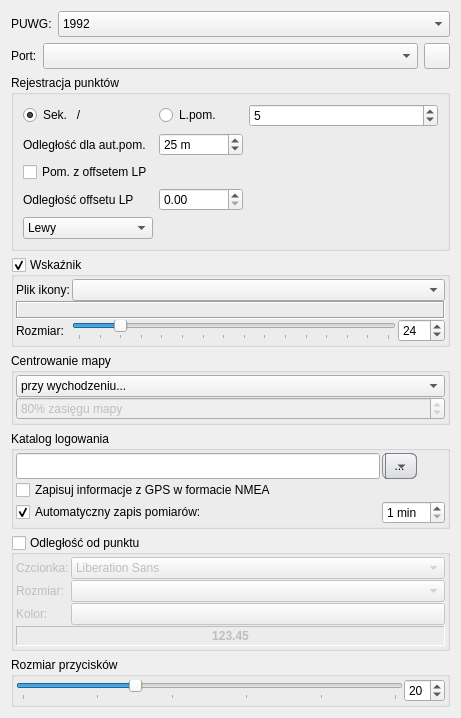
          <widget class="QWidget" name="scrollAreaWidgetContents_2">
           <property name="geometry">
            <rect>
             <x>0</x>
             <y>0</y>
             <width>461</width>
             <height>680</height>
            </rect>
           </property>
           <layout class="QVBoxLayout" name="verticalLayout_3">
            <item>
             <layout class="QHBoxLayout" name="horizontalLayout_2">
              <item>
               <widget class="QLabel" name="lblCRS">
                <property name="sizePolicy">
                 <sizepolicy hsizetype="Maximum" vsizetype="Preferred">
                  <horstretch>0</horstretch>
                  <verstretch>0</verstretch>
                 </sizepolicy>
                </property>
                <property name="text">
                 <string>PUWG:</string>
                </property>
               </widget>
              </item>
              <item>
               <widget class="QComboBox" name="cmbCRS">
                <property name="sizePolicy">
                 <sizepolicy hsizetype="Minimum" vsizetype="Fixed">
                  <horstretch>0</horstretch>
                  <verstretch>0</verstretch>
                 </sizepolicy>
                </property>
                <property name="minimumSize">
                 <size>
                  <width>0</width>
                  <height>26</height>
                 </size>
                </property>
                <property name="toolTip">
                 <string>Układ współrzędnych w jakim wyświetlane są koordynaty punktów</string>
                </property>
                <property name="editable">
                 <bool>false</bool>
                </property>
                <property name="currentIndex">
                 <number>4</number>
                </property>
                <item>
                 <property name="text">
                  <string>2000 Strefa 5</string>
                 </property>
                </item>
                <item>
                 <property name="text">
                  <string>2000 Strefa 6</string>
                 </property>
                </item>
                <item>
                 <property name="text">
                  <string>2000 Strefa 7</string>
                 </property>
                </item>
                <item>
                 <property name="text">
                  <string>2000 Strefa 8</string>
                 </property>
                </item>
                <item>
                 <property name="text">
                  <string>1992</string>
                 </property>
                </item>
               </widget>
              </item>
             </layout>
            </item>
            <item>
             <layout class="QHBoxLayout" name="horizontalLayout_8">
              <item>
               <widget class="QLabel" name="label_6">
                <property name="sizePolicy">
                 <sizepolicy hsizetype="Maximum" vsizetype="Preferred">
                  <horstretch>0</horstretch>
                  <verstretch>0</verstretch>
                 </sizepolicy>
                </property>
                <property name="text">
                 <string>Port:</string>
                </property>
               </widget>
              </item>
              <item>
               <widget class="QComboBox" name="cmbPorts">
                <property name="enabled">
                 <bool>true</bool>
                </property>
                <property name="sizePolicy">
                 <sizepolicy hsizetype="MinimumExpanding" vsizetype="Fixed">
                  <horstretch>0</horstretch>
                  <verstretch>0</verstretch>
                 </sizepolicy>
                </property>
                <property name="minimumSize">
                 <size>
                  <width>0</width>
                  <height>26</height>
                 </size>
                </property>
                <property name="toolTip">
                 <string>Nazwa portu, do którego podłączony jest odbiornik GPS</string>
                </property>
               </widget>
              </item>
              <item>
               <widget class="QToolButton" name="btnPorts">
                <property name="minimumSize">
                 <size>
                  <width>26</width>
                  <height>26</height>
                 </size>
                </property>
                <property name="toolTip">
                 <string>Odśwież listę portów</string>
                </property>
               </widget>
              </item>
             </layout>
            </item>
            <item>
             <widget class="QGroupBox" name="gbPointAddMode">
              <property name="enabled">
               <bool>true</bool>
              </property>
              <property name="title">
               <string>Rejestracja punktów</string>
              </property>
              <layout class="QGridLayout" name="gridLayout">
               <item row="0" column="0">
                <widget class="QRadioButton" name="rbTimeAverage">
                 <property name="sizePolicy">
                  <sizepolicy hsizetype="Maximum" vsizetype="Fixed">
                   <horstretch>0</horstretch>
                   <verstretch>0</verstretch>
                  </sizepolicy>
                 </property>
                 <property name="toolTip">
                  <string>Średni pomiar w określonym czasie</string>
                 </property>
                 <property name="text">
                  <string>Sek.   /</string>
                 </property>
                 <property name="checked">
                  <bool>true</bool>
                 </property>
                </widget>
               </item>
               <item row="0" column="1">
                <widget class="QRadioButton" name="rbShotsAverage">
                 <property name="sizePolicy">
                  <sizepolicy hsizetype="Maximum" vsizetype="Fixed">
                   <horstretch>0</horstretch>
                   <verstretch>0</verstretch>
                  </sizepolicy>
                 </property>
                 <property name="toolTip">
                  <string>Średnia z określonej liczby pomiarów</string>
                 </property>
                 <property name="text">
                  <string>L.pom.</string>
                 </property>
                </widget>
               </item>
               <item row="0" column="2">
                <widget class="QSpinBox" name="sbMeasureCount">
                 <property name="minimum">
                  <number>1</number>
                 </property>
                 <property name="maximum">
                  <number>9999</number>
                 </property>
                 <property name="value">
                  <number>5</number>
                 </property>
                </widget>
               </item>
               <item row="1" column="0">
                <widget class="QLabel" name="label">
                 <property name="text">
                  <string>Odległość dla aut.pom.</string>
                 </property>
                </widget>
               </item>
               <item row="2" column="0">
                <widget class="QCheckBox" name="cbOffsetMeasure">
                 <property name="text">
                  <string>Pom. z offsetem LP</string>
                 </property>
                </widget>
               </item>
               <item row="3" column="0">
                <widget class="QLabel" name="label_2">
                 <property name="text">
                  <string>Odległość offsetu LP</string>
                 </property>
                </widget>
               </item>
               <item row="4" column="0">
                <widget class="QComboBox" name="cmbOffsetDirection">
                 <item>
                  <property name="text">
                   <string>Lewy</string>
                  </property>
                 </item>
                 <item>
                  <property name="text">
                   <string>Prawy</string>
                  </property>
                 </item>
                </widget>
               </item>
               <item row="3" column="1">
                <widget class="QDoubleSpinBox" name="sbOffsetDist">
                 <property name="sizePolicy">
                  <sizepolicy hsizetype="Minimum" vsizetype="Fixed">
                   <horstretch>0</horstretch>
                   <verstretch>0</verstretch>
                  </sizepolicy>
                 </property>
                 <property name="decimals">
                  <number>2</number>
                 </property>
                 <property name="maximum">
                  <double>1000000.000000000000000</double>
                 </property>
                </widget>
               </item>
               <item row="1" column="1">
                <widget class="QSpinBox" name="sbMeasureDistance">
                 <property name="suffix">
                  <string> m</string>
                 </property>
                 <property name="minimum">
                  <number>1</number>
                 </property>
                 <property name="maximum">
                  <number>999</number>
                 </property>
                 <property name="value">
                  <number>25</number>
                 </property>
                </widget>
               </item>
              </layout>
             </widget>
            </item>
            <item>
             <widget class="QGroupBox" name="gbMarker">
              <property name="title">
               <string>Wskaźnik</string>
              </property>
              <property name="checkable">
               <bool>true</bool>
              </property>
              <layout class="QGridLayout" name="gridLayout_6">
               <property name="leftMargin">
                <number>2</number>
               </property>
               <property name="topMargin">
                <number>2</number>
               </property>
               <property name="rightMargin">
                <number>2</number>
               </property>
               <property name="bottomMargin">
                <number>2</number>
               </property>
               <property name="horizontalSpacing">
                <number>2</number>
               </property>
               <property name="verticalSpacing">
                <number>0</number>
               </property>
               <item row="0" column="0">
                <widget class="QLabel" name="label_5">
                 <property name="text">
                  <string>Plik ikony:</string>
                 </property>
                </widget>
               </item>
               <item row="0" column="1" colspan="2">
                <widget class="QComboBox" name="cmbMarker"/>
               </item>
               <item row="2" column="0">
                <widget class="QLabel" name="label_7">
                 <property name="text">
                  <string>Rozmiar:</string>
                 </property>
                </widget>
               </item>
               <item row="2" column="1">
                <widget class="QSlider" name="sMarkerSize">
                 <property name="minimum">
                  <number>8</number>
                 </property>
                 <property name="maximum">
                  <number>128</number>
                 </property>
                 <property name="singleStep">
                  <number>4</number>
                 </property>
                 <property name="pageStep">
                  <number>8</number>
                 </property>
                 <property name="sliderPosition">
                  <number>24</number>
                 </property>
                 <property name="orientation">
                  <enum>Qt::Horizontal</enum>
                 </property>
                 <property name="tickPosition">
                  <enum>QSlider::TicksBelow</enum>
                 </property>
                 <property name="tickInterval">
                  <number>8</number>
                 </property>
                </widget>
               </item>
               <item row="2" column="2">
                <widget class="QSpinBox" name="sbMarkerSize">
                 <property name="minimum">
                  <number>8</number>
                 </property>
                 <property name="maximum">
                  <number>128</number>
                 </property>
                 <property name="value">
                  <number>24</number>
                 </property>
                </widget>
               </item>
               <item row="1" column="0" colspan="3">
                <widget class="QLabel" name="lblMarker">
                 <property name="sizePolicy">
                  <sizepolicy hsizetype="Preferred" vsizetype="Maximum">
                   <horstretch>0</horstretch>
                   <verstretch>0</verstretch>
                  </sizepolicy>
                 </property>
                 <property name="maximumSize">
                  <size>
                   <width>16777215</width>
                   <height>130</height>
                  </size>
                 </property>
                 <property name="frameShape">
                  <enum>QFrame::Box</enum>
                 </property>
                 <property name="frameShadow">
                  <enum>QFrame::Sunken</enum>
                 </property>
                 <property name="text">
                  <string/>
                 </property>
                 <property name="alignment">
                  <set>Qt::AlignCenter</set>
                 </property>
                 <property name="margin">
                  <number>2</number>
                 </property>
                </widget>
               </item>
              </layout>
             </widget>
            </item>
            <item>
             <widget class="QGroupBox" name="groupBox_2">
              <property name="title">
               <string>Centrowanie mapy</string>
              </property>
              <layout class="QGridLayout" name="gridLayout_8">
               <property name="leftMargin">
                <number>2</number>
               </property>
               <property name="topMargin">
                <number>2</number>
               </property>
               <property name="rightMargin">
                <number>2</number>
               </property>
               <property name="bottomMargin">
                <number>2</number>
               </property>
               <property name="horizontalSpacing">
                <number>2</number>
               </property>
               <property name="verticalSpacing">
                <number>0</number>
               </property>
               <item row="1" column="0" colspan="2">
                <widget class="QSpinBox" name="sbExt">
                 <property name="enabled">
                  <bool>false</bool>
                 </property>
                 <property name="suffix">
                  <string>% zasięgu mapy</string>
                 </property>
                 <property name="minimum">
                  <number>5</number>
                 </property>
                 <property name="maximum">
                  <number>100</number>
                 </property>
                 <property name="value">
                  <number>80</number>
                 </property>
                </widget>
               </item>
               <item row="0" column="0" colspan="2">
                <widget class="QComboBox" name="cmbCenter">
                 <property name="currentIndex">
                  <number>2</number>
                 </property>
                 <item>
                  <property name="text">
                   <string>zawsze</string>
                  </property>
                 </item>
                 <item>
                  <property name="text">
                   <string>nigdy</string>
                  </property>
                 </item>
                 <item>
                  <property name="text">
                   <string>przy wychodzeniu...</string>
                  </property>
                 </item>
                </widget>
               </item>
              </layout>
             </widget>
            </item>
            <item>
             <widget class="QGroupBox" name="gbLogDir">
              <property name="title">
               <string>Katalog logowania</string>
              </property>
              <layout class="QGridLayout" name="gridLayout_13">
               <property name="leftMargin">
                <number>2</number>
               </property>
               <property name="topMargin">
                <number>2</number>
               </property>
               <property name="rightMargin">
                <number>2</number>
               </property>
               <property name="bottomMargin">
                <number>2</number>
               </property>
               <property name="horizontalSpacing">
                <number>2</number>
               </property>
               <property name="verticalSpacing">
                <number>1</number>
               </property>
               <item row="0" column="1">
                <widget class="QLineEdit" name="eLogDir">
                 <property name="minimumSize">
                  <size>
                   <width>0</width>
                   <height>26</height>
                  </size>
                 </property>
                </widget>
               </item>
               <item row="1" column="1" colspan="2">
                <widget class="QCheckBox" name="cbLogGPS">
                 <property name="text">
                  <string>Zapisuj informacje z GPS w formacie NMEA</string>
                 </property>
                </widget>
               </item>
               <item row="0" column="2">
                <widget class="QToolButton" name="btnChangeLogDir">
                 <property name="minimumSize">
                  <size>
                   <width>64</width>
                   <height>26</height>
                  </size>
                 </property>
                 <property name="styleSheet">
                  <string notr="true">QToolButton {min-width: 30; border: 1px solid #8f8f91; border-radius: 6px; background-color: qlineargradient(x1: 0, y1: 0, x2: 0, y2: 1, stop: 0 #f6f7fa, stop: 1 #dadbde);}
QToolButton[popupMode=&quot;1&quot;] { padding-right: 32px; }
QToolButton:pressed{background-color: qlineargradient(x1: 0, y1: 0, x2: 0, y2: 1, stop: 0 #dadbde, stop: 1 #f6f7fa);}
QToolButton::menu-button{border: 1px solid gray; border-top-right-radius: 6px; border-bottom-right-radius: 6px; width: 30px; }
QToolButton::menu-arrow:open {top: 1px; left: 1px;}</string>
                 </property>
                 <property name="text">
                  <string>...</string>
                 </property>
                 <property name="popupMode">
                  <enum>QToolButton::MenuButtonPopup</enum>
                 </property>
                </widget>
               </item>
               <item row="2" column="1">
                <widget class="QCheckBox" name="cbSaveMeasure">
                 <property name="text">
                  <string>Automatyczny zapis pomiarów:</string>
                 </property>
                 <property name="checked">
                  <bool>true</bool>
                 </property>
                </widget>
               </item>
               <item row="2" column="2">
                <widget class="QSpinBox" name="sbMesaureSaveTime">
                 <property name="suffix">
                  <string> min</string>
                 </property>
                 <property name="minimum">
                  <number>1</number>
                 </property>
                </widget>
               </item>
              </layout>
             </widget>
            </item>
            <item>
             <widget class="QGroupBox" name="gbPointDistance">
              <property name="title">
               <string>Odległość od punktu</string>
              </property>
              <property name="checkable">
               <bool>true</bool>
              </property>
              <property name="checked">
               <bool>false</bool>
              </property>
              <layout class="QGridLayout" name="gridLayout_10">
               <property name="leftMargin">
                <number>2</number>
               </property>
               <property name="topMargin">
                <number>2</number>
               </property>
               <property name="rightMargin">
                <number>2</number>
               </property>
               <property name="bottomMargin">
                <number>2</number>
               </property>
               <property name="horizontalSpacing">
                <number>2</number>
               </property>
               <property name="verticalSpacing">
                <number>1</number>
               </property>
               <item row="1" column="0">
                <widget class="QLabel" name="label_18">
                 <property name="sizePolicy">
                  <sizepolicy hsizetype="Maximum" vsizetype="Preferred">
                   <horstretch>0</horstretch>
                   <verstretch>0</verstretch>
                  </sizepolicy>
                 </property>
                 <property name="text">
                  <string>Czcionka:</string>
                 </property>
                </widget>
               </item>
               <item row="2" column="0">
                <widget class="QLabel" name="label_17">
                 <property name="sizePolicy">
                  <sizepolicy hsizetype="Maximum" vsizetype="Preferred">
                   <horstretch>0</horstretch>
                   <verstretch>0</verstretch>
                  </sizepolicy>
                 </property>
                 <property name="text">
                  <string>Rozmiar:</string>
                 </property>
                </widget>
               </item>
               <item row="2" column="1" colspan="2">
                <widget class="QComboBox" name="cmbFontSizes">
                 <property name="sizePolicy">
                  <sizepolicy hsizetype="MinimumExpanding" vsizetype="Fixed">
                   <horstretch>0</horstretch>
                   <verstretch>0</verstretch>
                  </sizepolicy>
                 </property>
                </widget>
               </item>
               <item row="4" column="0" colspan="3">
                <widget class="QLabel" name="lblSampleText">
                 <property name="minimumSize">
                  <size>
                   <width>0</width>
                   <height>20</height>
                  </size>
                 </property>
                 <property name="font">
                  <font>
                   <weight>75</weight>
                   <bold>true</bold>
                  </font>
                 </property>
                 <property name="frameShape">
                  <enum>QFrame::Panel</enum>
                 </property>
                 <property name="frameShadow">
                  <enum>QFrame::Sunken</enum>
                 </property>
                 <property name="text">
                  <string>123.45</string>
                 </property>
                 <property name="alignment">
                  <set>Qt::AlignCenter</set>
                 </property>
                </widget>
               </item>
               <item row="3" column="0">
                <widget class="QLabel" name="label_19">
                 <property name="sizePolicy">
                  <sizepolicy hsizetype="Maximum" vsizetype="Preferred">
                   <horstretch>0</horstretch>
                   <verstretch>0</verstretch>
                  </sizepolicy>
                 </property>
                 <property name="text">
                  <string>Kolor:</string>
                 </property>
                </widget>
               </item>
               <item row="3" column="1" colspan="2">
                <widget class="QPushButton" name="btnFontColor">
                 <property name="sizePolicy">
                  <sizepolicy hsizetype="MinimumExpanding" vsizetype="Fixed">
                   <horstretch>0</horstretch>
                   <verstretch>0</verstretch>
                  </sizepolicy>
                 </property>
                </widget>
               </item>
               <item row="1" column="1" colspan="2">
                <widget class="QFontComboBox" name="cmbFonts">
                 <property name="sizePolicy">
                  <sizepolicy hsizetype="MinimumExpanding" vsizetype="Fixed">
                   <horstretch>0</horstretch>
                   <verstretch>0</verstretch>
                  </sizepolicy>
                 </property>
                 <property name="editable">
                  <bool>false</bool>
                 </property>
                 <property name="fontFilters">
                  <set>QFontComboBox::ScalableFonts</set>
                 </property>
                </widget>
               </item>
              </layout>
             </widget>
            </item>
            <item>
             <widget class="QGroupBox" name="groupBox_3">
              <property name="title">
               <string>Rozmiar przycisków</string>
              </property>
              <layout class="QHBoxLayout" name="horizontalLayout">
               <property name="spacing">
                <number>1</number>
               </property>
               <property name="leftMargin">
                <number>2</number>
               </property>
               <property name="topMargin">
                <number>2</number>
               </property>
               <property name="rightMargin">
                <number>2</number>
               </property>
               <property name="bottomMargin">
                <number>2</number>
               </property>
               <item>
                <widget class="QSlider" name="sWidgetsSize">
                 <property name="minimum">
                  <number>8</number>
                 </property>
                 <property name="maximum">
                  <number>48</number>
                 </property>
                 <property name="singleStep">
                  <number>4</number>
                 </property>
                 <property name="pageStep">
                  <number>8</number>
                 </property>
                 <property name="value">
                  <number>20</number>
                 </property>
                 <property name="sliderPosition">
                  <number>20</number>
                 </property>
                 <property name="orientation">
                  <enum>Qt::Horizontal</enum>
                 </property>
                 <property name="tickPosition">
                  <enum>QSlider::TicksBelow</enum>
                 </property>
                 <property name="tickInterval">
                  <number>8</number>
                 </property>
                </widget>
               </item>
               <item>
                <widget class="QSpinBox" name="sbWidgetsSize">
                 <property name="minimum">
                  <number>8</number>
                 </property>
                 <property name="maximum">
                  <number>48</number>
                 </property>
                 <property name="value">
                  <number>20</number>
                 </property>
                </widget>
               </item>
              </layout>
             </widget>
            </item>
            <item>
             <spacer name="verticalSpacer">
              <property name="orientation">
               <enum>Qt::Vertical</enum>
              </property>
              <property name="sizeHint" stdset="0">
               <size>
                <width>20</width>
                <height>40</height>
               </size>
              </property>
             </spacer>
            </item>
           </layout>
          </widget>
